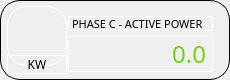
                    <widget class="QFrame" name="horizontalFrame_20">
                     <property name="minimumSize">
                      <size>
                       <width>230</width>
                       <height>80</height>
                      </size>
                     </property>
                     <property name="maximumSize">
                      <size>
                       <width>230</width>
                       <height>80</height>
                      </size>
                     </property>
                     <property name="styleSheet">
                      <string notr="true">border: 1px solid #000000;
border-radius: 20px;</string>
                     </property>
                     <layout class="QHBoxLayout" name="horizontalLayout_29">
                      <property name="spacing">
                       <number>0</number>
                      </property>
                      <property name="leftMargin">
                       <number>5</number>
                      </property>
                      <property name="topMargin">
                       <number>5</number>
                      </property>
                      <property name="rightMargin">
                       <number>5</number>
                      </property>
                      <property name="bottomMargin">
                       <number>5</number>
                      </property>
                      <item>
                       <layout class="QVBoxLayout" name="verticalLayout_51">
                        <property name="spacing">
                         <number>0</number>
                        </property>
                        <item>
                         <widget class="QLabel" name="label_82">
                          <property name="sizePolicy">
                           <sizepolicy hsizetype="Preferred" vsizetype="Preferred">
                            <horstretch>0</horstretch>
                            <verstretch>0</verstretch>
                           </sizepolicy>
                          </property>
                          <property name="minimumSize">
                           <size>
                            <width>60</width>
                            <height>60</height>
                           </size>
                          </property>
                          <property name="maximumSize">
                           <size>
                            <width>60</width>
                            <height>60</height>
                           </size>
                          </property>
                          <property name="styleSheet">
                           <string notr="true">border-color: rgb(255, 255, 255);
image: url(:/icons/power.png);</string>
                          </property>
                          <property name="text">
                           <string/>
                          </property>
                         </widget>
                        </item>
                        <item>
                         <widget class="QLabel" name="label_83">
                          <property name="sizePolicy">
                           <sizepolicy hsizetype="Fixed" vsizetype="Fixed">
                            <horstretch>0</horstretch>
                            <verstretch>0</verstretch>
                           </sizepolicy>
                          </property>
                          <property name="minimumSize">
                           <size>
                            <width>60</width>
                            <height>0</height>
                           </size>
                          </property>
                          <property name="font">
                           <font>
                            <family>Gilroy</family>
                           </font>
                          </property>
                          <property name="styleSheet">
                           <string notr="true">border-color: rgb(255, 255, 255);</string>
                          </property>
                          <property name="text">
                           <string>KW</string>
                          </property>
                          <property name="alignment">
                           <set>Qt::AlignCenter</set>
                          </property>
                         </widget>
                        </item>
                       </layout>
                      </item>
                      <item>
                       <layout class="QVBoxLayout" name="verticalLayout_52">
                        <property name="spacing">
                         <number>5</number>
                        </property>
                        <property name="topMargin">
                         <number>10</number>
                        </property>
                        <property name="rightMargin">
                         <number>10</number>
                        </property>
                        <item>
                         <widget class="QLabel" name="label_84">
                          <property name="sizePolicy">
                           <sizepolicy hsizetype="Fixed" vsizetype="Fixed">
                            <horstretch>0</horstretch>
                            <verstretch>0</verstretch>
                           </sizepolicy>
                          </property>
                          <property name="minimumSize">
                           <size>
                            <width>145</width>
                            <height>15</height>
                           </size>
                          </property>
                          <property name="maximumSize">
                           <size>
                            <width>145</width>
                            <height>15</height>
                           </size>
                          </property>
                          <property name="font">
                           <font>
                            <family>Gilroy</family>
                            <pointsize>8</pointsize>
                           </font>
                          </property>
                          <property name="styleSheet">
                           <string notr="true">border-color: rgb(255, 255, 255);</string>
                          </property>
                          <property name="text">
                           <string>PHASE C - ACTIVE POWER</string>
                          </property>
                         </widget>
                        </item>
                        <item>
                         <widget class="QLabel" name="acp_c_1">
                          <property name="sizePolicy">
                           <sizepolicy hsizetype="Fixed" vsizetype="Fixed">
                            <horstretch>0</horstretch>
                            <verstretch>0</verstretch>
                           </sizepolicy>
                          </property>
                          <property name="minimumSize">
                           <size>
                            <width>145</width>
                            <height>0</height>
                           </size>
                          </property>
                          <property name="font">
                           <font>
                            <family>Gilroy</family>
                            <pointsize>18</pointsize>
                           </font>
                          </property>
                          <property name="styleSheet">
                           <string notr="true">color: rgb(115, 210, 22);
border-color: rgb(255, 255, 255);</string>
                          </property>
                          <property name="text">
                           <string>0.0</string>
                          </property>
                          <property name="alignment">
                           <set>Qt::AlignRight|Qt::AlignTrailing|Qt::AlignVCenter</set>
                          </property>
                         </widget>
                        </item>
                       </layout>
                      </item>
                     </layout>
                    </widget>
